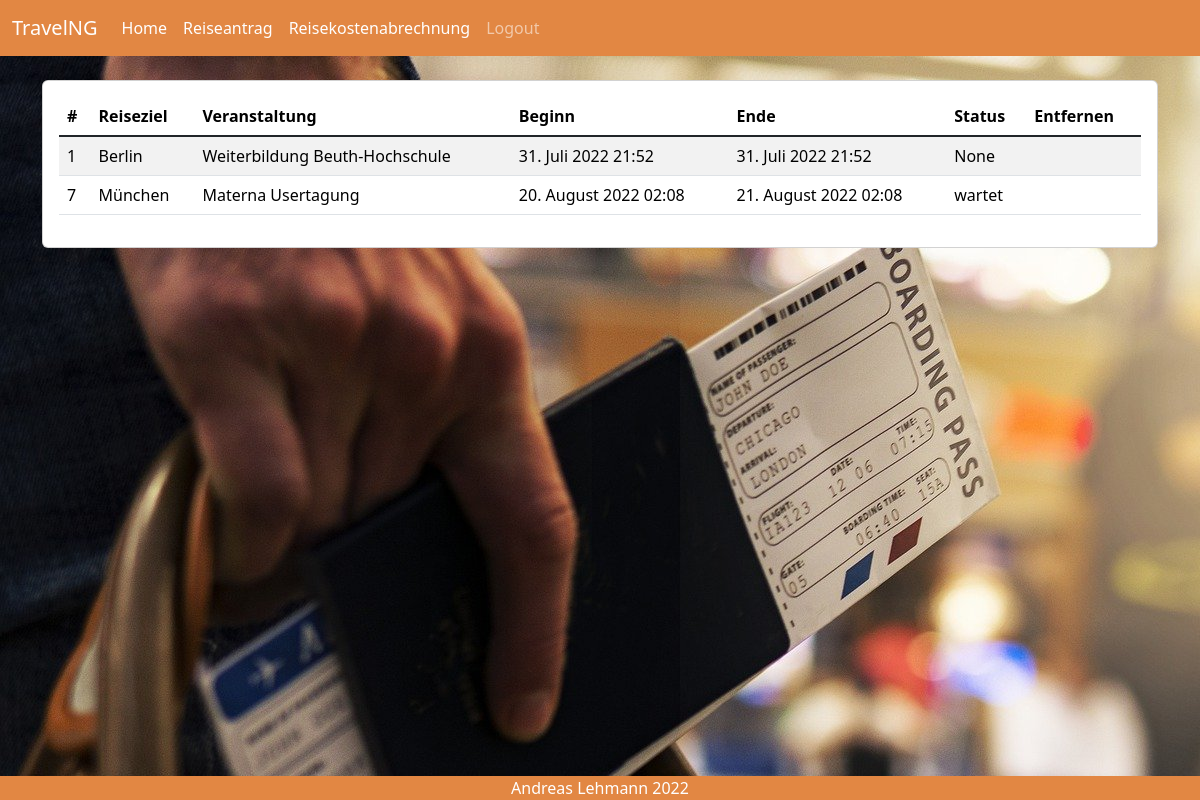
Page /request/ on the committed database.
### request/models.py (models this page shows, shortened)
class TravelRequest(models.Model):
    destination = models.CharField(max_length=50, blank=False)
    event = models.CharField(max_length=50, blank=False)
    journey_start = models.DateTimeField(default=timezone.now, blank=False)
    journey_end = models.DateTimeField(default=timezone.now, blank=False)
    event_start = models.DateTimeField(default=timezone.now, blank=False)
    event_end = models.DateTimeField(default=timezone.now, blank=False)
    transport = models.ForeignKey(Transport, on_delete=models.SET_NULL, null=True, blank=False)
    employee = models.ForeignKey(Employee, on_delete=models.SET_NULL, null=True, blank=False)
    cost_center = models.ForeignKey(CostCenter, on_delete=models.SET_NULL, null=True, blank=False)
    status = models.ForeignKey(TravelRequestStatus, default='wartet', on_delete=models.SET_NULL, null=True, blank=False)

class TravelRequestStatus(models.Model):
    status = models.CharField(max_length=30)
    def __str__(self):
        return f'{self.status}'

### request/views.py (the view)
# urls.py: 2. Add a URL to urlpatterns:  path('', views.home, name='home')
def home(request):
    travel_requests = TravelRequest.objects.all().order_by('journey_start')
    return render(request, 'request/travelRequestList.html',
                  {'page_title': '', 'travel_requests': travel_requests})

### templates/request/travelRequestList.html (shortened to what this page needs)
{% extends 'request/base.html' %}
{% load bootstrap5 bootstrap_icons %}
{% block content %}
    <div class="container">
        <div class="card" style="width: 100%;">
            <div class="card-body">
                <table class="table table-striped table-hover">
                    <thead class="">
                    <tr>
                        <th>#</th>
                        <th>Reiseziel</th>
                        <th>Veranstaltung</th>
                        <th>Beginn</th>
                        <th>Ende</th>
                        <th>Status</th>
                        <th>Entfernen</th>
                    </tr>
                    </thead>
                    <tbody class="table-group-divider">
                    {% for TravelRequest in travel_requests %}
                        <tr>
                            <td>{{ TravelRequest.id }}</td>
                            <td>{{ TravelRequest.destination }}</td>
                            <td>{{ TravelRequest.event }}</td>
                            <td>{{ TravelRequest.journey_start }}</td>
                            <td>{{ TravelRequest.journey_end }}</td>
                            <td>{{ TravelRequest.status }}</td>
                            <td>
                            </td>
                        </tr>
                    {% endfor %}
                    </tbody>
                </table>
            </div>
        </div>
    </div>
{% endblock %}

### rows in the picture
TravelRequest: id "1", destination "Berlin", event "Weiterbildung Beuth-Hochschule", journey_start "31. Juli 2022 21:52", journey_end "31. Juli 2022 21:52", status "None"
TravelRequest: id "7", destination "München", event "Materna Usertagung", journey_start "20. August 2022 02:08", journey_end "21. August 2022 02:08", status "wartet"
